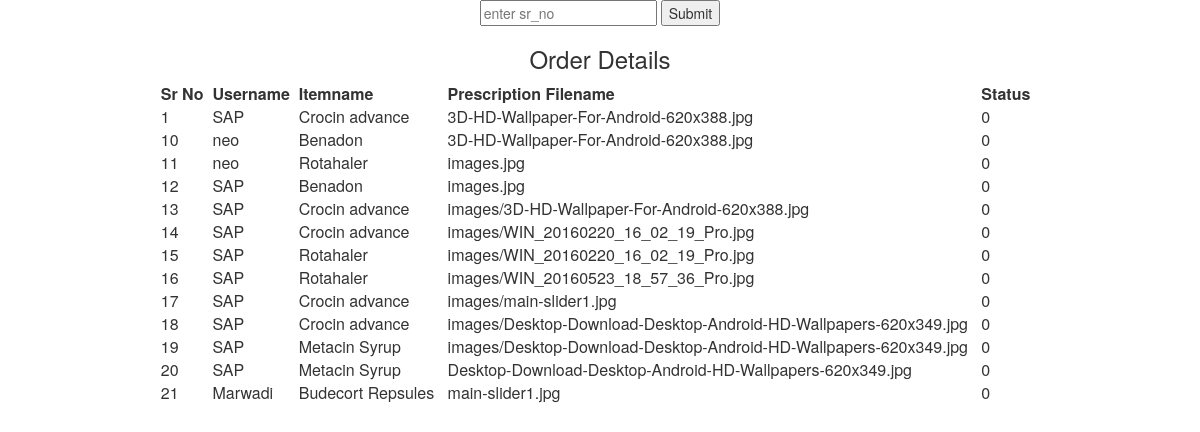
The app's page /admin.php with its own data.
### tables this page shows
CREATE TABLE `order_details` (
  `sr_no` int(5) NOT NULL,
  `username` varchar(20) NOT NULL,
  `itemname` varchar(20) NOT NULL,
  `pres_filename` varchar(100) NOT NULL,
  `status` int(1) NOT NULL
);

### admin.php (the view, shortened to what this page needs)
<head>
<link href="css/bootstrap.min.css" rel="stylesheet">
</head>
<body align='center'>
<form action="load_pres.php" method="POST">
<input type="text" name="sr_no" placeholder="enter sr_no">
<input type="submit" name="display prescription">
</form>
</body>
<?php
$dbname = 'm-mart';
$user = 'root';
$pass = '';
$conn = mysql_connect("localhost",$user,$pass,$dbname) or die("Unable to Connect: ".mysql_error());
$query = "select * from order_details where status=0";
$retval = mysql_query($query, $conn) or die("Unable to Retrieve data: ".mysql_error());
echo "<h3>Order Details</h1>";
echo "<table align='center'> <th>Sr No &nbsp;</th><th>Username &nbsp;</th><th>Itemname &nbsp;</th><th>Prescription Filename &nbsp;</th><th>Status &nbsp;</th>";
while($row = mysql_fetch_array($retval, MYSQL_ASSOC)) {
     echo "<tr><td> {$row['sr_no']}  ".
        "<td> {$row['username']}  &nbsp;&nbsp;".
        "<td> {$row['itemname']}  &nbsp;&nbsp;".
        "<td> {$row['pres_filename']} &nbsp;&nbsp; ".
        "<td> {$row['status']} ";
  }
echo "</table>";
?>

### records on screen
order_details: sr_no "1", username "SAP", itemname "Crocin advance", pres_filename "3D-HD-Wallpaper-For-Android-620x388.jpg", status "0"
order_details: sr_no "10", username "neo", itemname "Benadon", pres_filename "3D-HD-Wallpaper-For-Android-620x388.jpg", status "0"
order_details: sr_no "11", username "neo", itemname "Rotahaler", pres_filename "images.jpg", status "0"
order_details: sr_no "12", username "SAP", itemname "Benadon", pres_filename "images.jpg", status "0"
order_details: sr_no "13", username "SAP", itemname "Crocin advance", pres_filename "images/3D-HD-Wallpaper-For-Android-620x388.jpg", status "0"
order_details: sr_no "14", username "SAP", itemname "Crocin advance", pres_filename "images/WIN_20160220_16_02_19_Pro.jpg", status "0"
order_details: sr_no "15", username "SAP", itemname "Rotahaler", pres_filename "images/WIN_20160220_16_02_19_Pro.jpg", status "0"
order_details: sr_no "16", username "SAP", itemname "Rotahaler", pres_filename "images/WIN_20160523_18_57_36_Pro.jpg", status "0"
order_details: sr_no "17", username "SAP", itemname "Crocin advance", pres_filename "images/main-slider1.jpg", status "0"
order_details: sr_no "18", username "SAP", itemname "Crocin advance", pres_filename "images/Desktop-Download-Desktop-Android-HD-Wallpapers-620x349.jpg", status "0"
order_details: sr_no "19", username "SAP", itemname "Metacin Syrup", pres_filename "images/Desktop-Download-Desktop-Android-HD-Wallpapers-620x349.jpg", status "0"
order_details: sr_no "20", username "SAP", itemname "Metacin Syrup", pres_filename "Desktop-Download-Desktop-Android-HD-Wallpapers-620x349.jpg", status "0"
order_details: sr_no "21", username "Marwadi", itemname "Budecort Repsules", pres_filename "main-slider1.jpg", status "0"
